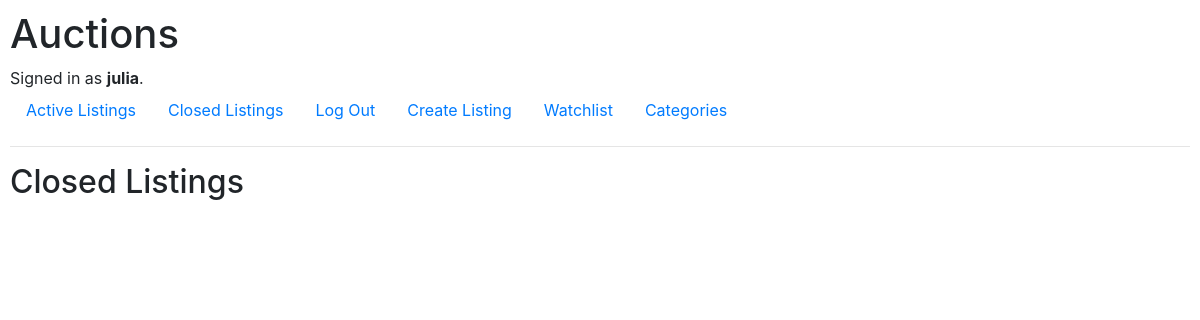
The page /closed_listings (signed in) on the database as committed earlier.
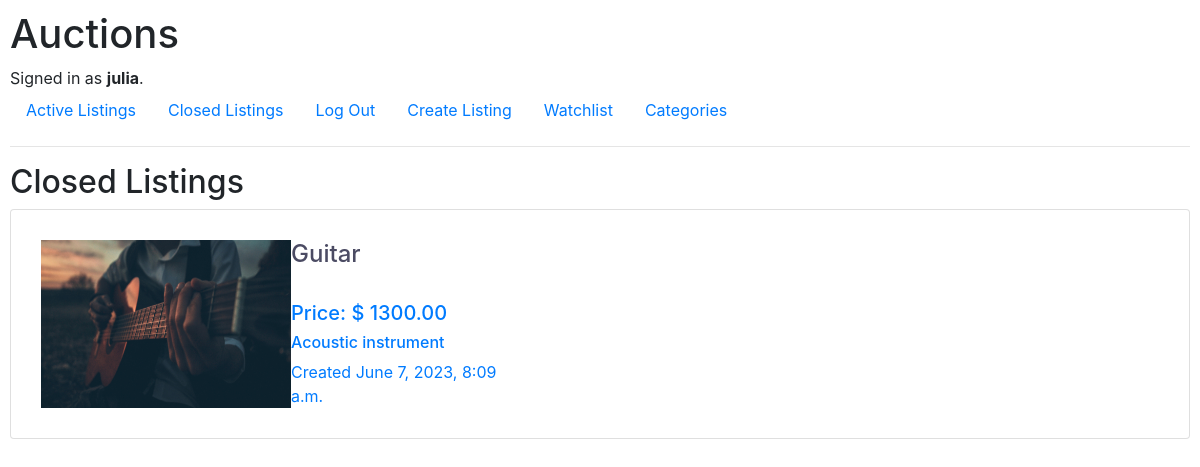
The same page on the database as committed later.
### auctions/models.py (models this page shows, shortened)
class Listing(models.Model):
    default_auto_field = 'django.db.models.BigAutoField'
    creator = models.ForeignKey(User, on_delete=models.CASCADE, related_name="listings")
    title = models.CharField(max_length=100)
    description = models.CharField(max_length=200)
    starting_bid = models.DecimalField(max_digits=10, decimal_places=2)
    current_bid = models.DecimalField(max_digits=10, decimal_places=2, default=Decimal('0.00'))
    active = models.BooleanField(default=True)
    picture = models.ImageField(null=True, blank=True, upload_to='images/')
    category = models.ForeignKey(Category, on_delete=models.CASCADE, related_name="listings")
    condition = models.CharField(max_length=100)
    time = models.DateTimeField(auto_now_add=True)
    winner = models.ForeignKey(User, on_delete=models.SET_NULL,default=None, blank=True, null=True, related_name="won")
    closed_time = models.DateTimeField(default=None, blank=True, null=True)

### auctions/views.py (the view)
# urls.py: path("closed_listings", views.closed, name="closed"),
@login_required
def closed(request):
    listings = Listing.objects.all()
    return render(request, "auctions/closed_listings.html", {
        'listings': listings
    })

### auctions/templates/auctions/closed_listings.html
{% extends "auctions/layout.html" %}
{% block body %}
    <h2>Closed Listings</h2>
    <ul class="list-group">
        {% for listing in listings %}
            {% if not listing.active %}
            <a href="{% url 'listing' listing.id%}">
                <li class="listing list-group-item">
                    {% if listing.picture %}
                    <img src="{{ listing.picture.url }}" alt="" width="250">
                    {% endif %}
                    <div class="wrapper">
                        <h4>{{listing.title}}</h4>
                        <br>
                        <h5>Price: ${% if listing.current_bid == 0%}
                            {{listing.starting_bid}}
                            {% else %}
                            {{listing.current_bid}}
                            {% endif %}</h5>
                        <h6>{{listing.description}}</h6>
                        Created {{listing.time}}
                    </div>
                </li>
            </a>
            {% endif %}
        {%endfor%}
    </ul>
{% endblock %}

Rows that differ between the two databases and show on the page:
now on this page (row edited): Listing: picture (picture), title "Guitar", current_bid "1300.00", description "Acoustic instrument", time "June 7, 2023, 8:09 a.m."
